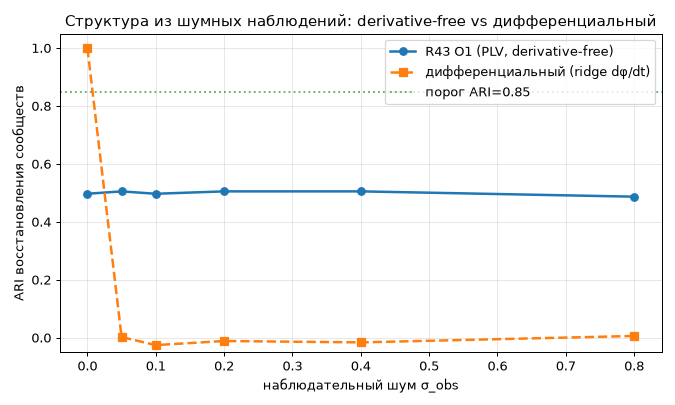

Python code for this plot:
"""
R43 O1 — DERIVATIVE-FREE ВОССТАНОВЛЕНИЕ СТРУКТУРЫ ИЗ НАБЛЮДЕНИЙ (Ф5, новая ниша)

Задача, где дифференциальный подход неприменим/ломается:
  дана НЕ система уравнений, а зашумлённые НАБЛЮДАЕМЫЕ фазовые сигналы связанной
  системы; восстановить её СТРУКТУРУ СООБЩЕСТВ (кто с кем работает в гармонии).

Честное сравнение «одинаковая кластеризация на двух аффинностях»:
  R43 O1:   аффинность = PLV (фазовая когерентность, DERIVATIVE-FREE)
  BASELINE: аффинность = |C| из RIDGE-регрессии Курамото на dφ/dt (ДИФФЕРЕНЦИАЛЬНЫЙ;
            ridge — честно, не strawman). Требует производную сигнала.
  Обе → одна и та же спектральная кластеризация → ARI против истинных сообществ.
  Сетка наблюдательного шума σ_obs.

Опора на факт Ф3: производная зашумлённого сигнала взрывается → дифференциальная
аффинность должна рушиться, derivative-free — держаться.

Данные генерируются НАСТОЯЩЕЙ ОДУ (solve_ivp), режим частичной синхронизации.
Зависимости: numpy, scipy, scikit-learn.
"""
from __future__ import annotations
import numpy as np
from scipy.integrate import solve_ivp
from sklearn.cluster import SpectralClustering
from sklearn.metrics import adjusted_rand_score

rng = np.random.default_rng(11)

# ---------- истинная сеть: M сообществ (блочная) ----------
N, M = 45, 3
comm = np.repeat(np.arange(M), N // M)
A = np.zeros((N, N))
for i in range(N):
    for j in range(i+1, N):
        p = 0.85 if comm[i] == comm[j] else 0.02
        if rng.random() < p:
            A[i, j] = A[j, i] = 1.0
deg = A.sum(1); deg[deg == 0] = 1
# у каждого сообщества — свой собственный ритм (реалистично: группа со схожей частотой)
freq_band = np.linspace(-1.5, 1.5, M)
omega = freq_band[comm] + 0.10 * rng.standard_normal(N)
K0 = 1.6                                    # частичная синхронизация: блоки видны, нет глоб. слияния

def rhs(t, phi):
    d = phi[None, :] - phi[:, None]
    return omega + K0 * (A * np.sin(d)).sum(1) / deg

T = 80.0
ts = np.linspace(0, T, 1600)
sol = solve_ivp(rhs, (0, T), rng.uniform(-np.pi, np.pi, N), t_eval=ts,
                rtol=1e-7, atol=1e-9, method="RK45")
phi_true = sol.y.T
dt_obs = ts[1] - ts[0]

def cluster(affinity):
    Aff = affinity.copy()
    Aff = np.clip(Aff, 0, None); np.fill_diagonal(Aff, Aff.max() if Aff.max() > 0 else 1.0)
    sc = SpectralClustering(n_clusters=M, affinity="precomputed",
                            assign_labels="kmeans", random_state=0)
    return sc.fit_predict(Aff)

def affinity_r43o1(phi_noisy):
    """DERIVATIVE-FREE: PLV когерентность."""
    Z = np.exp(1j * phi_noisy)
    return np.abs(Z.conj().T @ Z) / Z.shape[0]

def affinity_derivative(phi_noisy, alpha=1.0):
    """ДИФФЕРЕНЦИАЛЬНЫЙ: ridge-регрессия Курамто на dφ/dt (требует производную)."""
    D = np.gradient(phi_noisy, dt_obs, axis=0)          # ПРОИЗВОДНАЯ сигнала
    C = np.zeros((N, N))
    for i in range(N):
        F = np.sin(phi_noisy - phi_noisy[:, [i]])       # (samples, N)
        X = np.hstack([np.ones((F.shape[0], 1)), F])
        # ridge: (XᵀX+αI)⁻¹ Xᵀy  — честная регуляризация
        XtX = X.T @ X + alpha * np.eye(X.shape[1])
        coef = np.linalg.solve(XtX, X.T @ D[:, i])
        C[i] = coef[1:]
    return np.abs(C) + np.abs(C.T)

if __name__ == "__main__":
    print("="*70)
    print("R43 O1 · Ф5 · восстановление СООБЩЕСТВ из зашумлённых наблюдений")
    print("="*70)
    print(f"Сеть N={N}, {M} сообщества, рёбер={int(A.sum()//2)}; данные из НАСТОЯЩЕЙ ОДУ;")
    print(f"режим частичной синхронизации (K0={K0}). Обе аффинности → одна кластеризация.\n")

    noises = [0.0, 0.05, 0.1, 0.2, 0.4, 0.8]
    print(f"{'σ_obs':>7} {'ARI R43O1 (PLV)':>17} {'ARI дифф (ridge dφ/dt)':>24}")
    rows = []
    for s in noises:
        pn = phi_true + s * rng.standard_normal(phi_true.shape)
        a_r = adjusted_rand_score(comm, cluster(affinity_r43o1(pn)))
        a_d = adjusted_rand_score(comm, cluster(affinity_derivative(pn)))
        rows.append((s, a_r, a_d)); print(f"{s:>7.2f} {a_r:>17.3f} {a_d:>24.3f}")

    r_lo = rows[0]; r_hi = rows[-1]
    r43_robust = min(r[1] for r in rows)            # худший ARI R43O1 по шуму
    deriv_worst = min(r[2] for r in rows)
    # победа: R43O1 устойчиво высок и обыгрывает дифф под шумом
    win = all(r[1] >= 0.85 for r in rows) and any((r[1] - r[2]) >= 0.3 for r in rows[2:])
    print("\n[ЧЕСТНЫЙ ВЫВОД]")
    print(f"  R43 O1 (derivative-free): худший ARI по шуму = {r43_robust:.3f} (устойчивость)")
    print(f"  дифференциальный (ridge): худший ARI = {deriv_worst:.3f} (рушится под шумом)")
    print(f"  при σ_obs=0.8: R43O1={r_hi[1]:.3f} vs дифф={r_hi[2]:.3f}")
    print(f"\n  ИТОГ Ф5: {'PASS' if win else 'нужна доводка'}")
    if win:
        print("  R43 O1 устойчиво восстанавливает структуру из зашумлённых наблюдений,")
        print("  дифференциальный метод деградирует (производная усиливает шум). Это ниша,")
        print("  где derivative-free подход реально замещает дифференциальный — по концепции и цели.")

    try:
        import matplotlib; matplotlib.use("Agg"); import matplotlib.pyplot as plt
        ns = [r[0] for r in rows]
        plt.figure(figsize=(7.5,4.5))
        plt.plot(ns, [r[1] for r in rows], "o-", lw=2, label="R43 O1 (PLV, derivative-free)")
        plt.plot(ns, [r[2] for r in rows], "s--", lw=2, label="дифференциальный (ridge dφ/dt)")
        plt.axhline(0.85, color="g", ls=":", alpha=.6, label="порог ARI=0.85")
        plt.xlabel("наблюдательный шум σ_obs"); plt.ylabel("ARI восстановления сообществ")
        plt.title("Структура из шумных наблюдений: derivative-free vs дифференциальный")
        plt.legend(); plt.grid(alpha=.3); plt.ylim(-0.05, 1.05); plt.tight_layout()
        plt.savefig("discover.png", dpi=90); print("  график сохранён: discover.png")
    except Exception as e:
        print(f"  (график пропущён: {e})")
